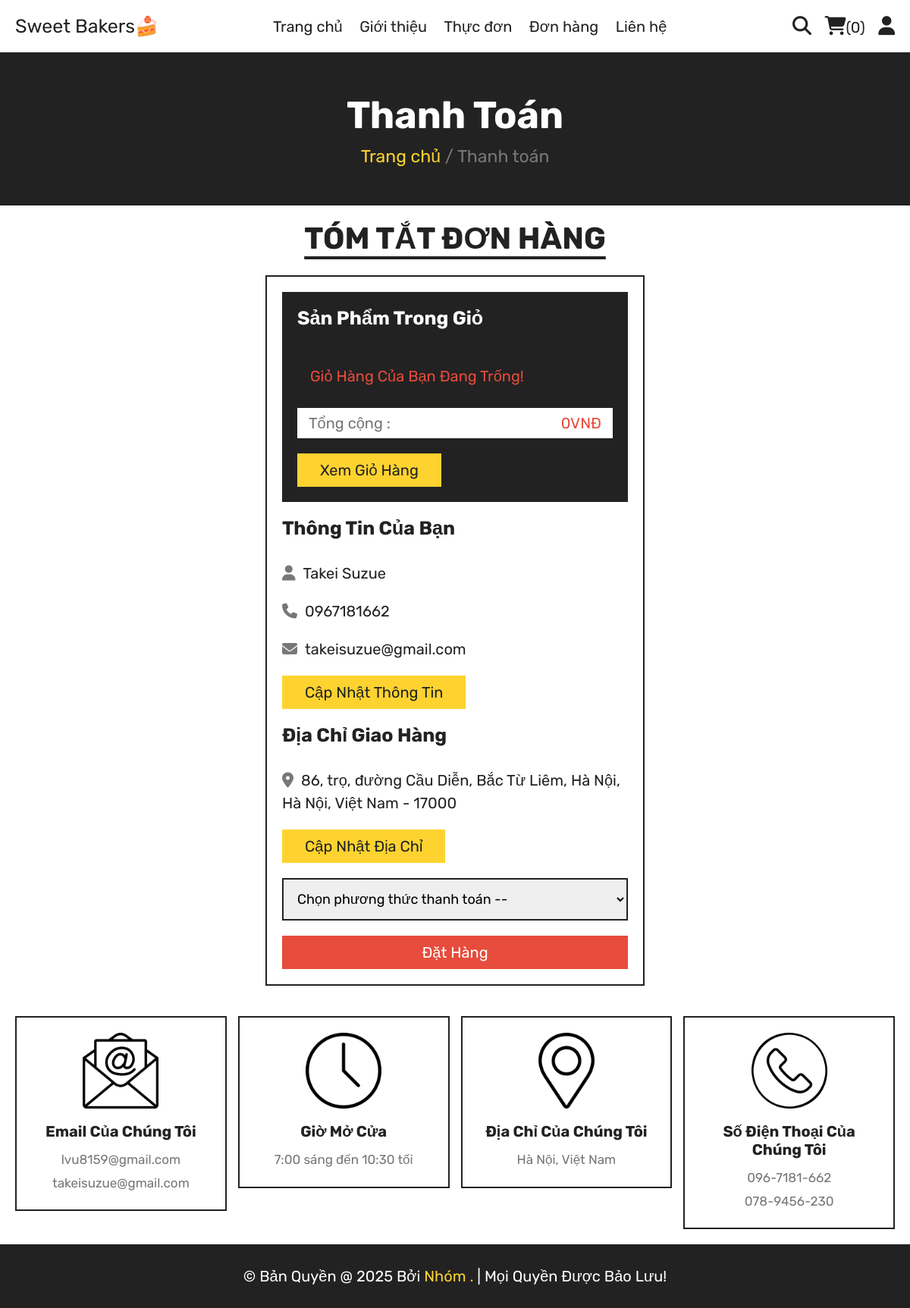
The page /checkout.php (signed in) on the database its author committed.
### tables this page shows
CREATE TABLE `users` (
  `id` int(100) NOT NULL,
  `name` varchar(20) NOT NULL,
  `email` varchar(50) NOT NULL,
  `number` varchar(10) NOT NULL,
  `password` varchar(50) NOT NULL,
  `address` varchar(500) NOT NULL
);

### checkout.php (the view, shortened to what this page needs)
<?php
include 'components/connect.php';
if(isset($_SESSION['user_id'])){
   $user_id = $_SESSION['user_id'];
}else{
   $user_id = '';
   header('location:home.php');
};
?>
<!DOCTYPE html>
<html lang="vi">
<head>
   <link rel="stylesheet" href="https://cdnjs.cloudflare.com/ajax/libs/font-awesome/6.1.1/css/all.min.css">
   <link rel="stylesheet" href="css/style.css">
</head>
<body>
<?php include 'components/user_header.php'; ?>
<div class="heading">
   <h3>Thanh toán</h3>
   <p><a href="home.php">Trang chủ</a> <span> / Thanh toán</span></p>
</div>
<section class="checkout">
   <h1 class="title">Tóm tắt đơn hàng</h1>
<form action="" method="post">
   <div class="cart-items">
      <h3>Sản phẩm trong giỏ</h3>
      <?php
         $grand_total = 0;
         $cart_items[] = '';
         $select_cart = $conn->prepare("SELECT * FROM `cart` WHERE user_id = ?");
         $select_cart->execute([$user_id]);
         if($select_cart->rowCount() > 0){
            while($fetch_cart = $select_cart->fetch()){
               $cart_items[] = $fetch_cart['name'].' ('.$fetch_cart['price'].' x '. $fetch_cart['quantity'].') - ';
               $total_products = implode($cart_items);
               $grand_total += ($fetch_cart['price'] * $fetch_cart['quantity']);
      ?>
      <p><span class="name"><?= $fetch_cart['name']; ?></span><span class="price"><?= $fetch_cart['price']; ?> x <?= $fetch_cart['quantity']; ?>VNĐ</span></p>
      <?php
            }
         }else{
            echo '<p class="empty">giỏ hàng của bạn đang trống!</p>';
         }
      ?>
      <p class="grand-total"><span class="name">Tổng cộng :</span><span class="price"><?= $grand_total; ?>VNĐ</span></p>
      <a href="cart.php" class="btn">Xem giỏ hàng</a>
   </div>
   <div class="user-info">
      <h3>Thông tin của bạn</h3>
      <p><i class="fas fa-user"></i><span><?= $fetch_profile['name'] ?></span></p>
      <p><i class="fas fa-phone"></i><span><?= $fetch_profile['number'] ?></span></p>
      <p><i class="fas fa-envelope"></i><span><?= $fetch_profile['email'] ?></span></p>
      <a href="update_profile.php" class="btn">Cập nhật thông tin</a>
      <h3>Địa chỉ giao hàng</h3>
      <p><i class="fas fa-map-marker-alt"></i><span><?php if($fetch_profile['address'] == ''){echo 'Vui lòng nhập địa chỉ giao hàng';}else{echo $fetch_profile['address'];} ?></span></p>
      <a href="update_address.php" class="btn">Cập nhật địa chỉ</a>
      <select name="method" class="box" required>
         <option value="" disabled selected>Chọn phương thức thanh toán --</option>
      </select>
      <input type="submit" value="Đặt hàng" class="btn <?php if($fetch_profile['address'] == ''){echo 'disabled';} ?>" style="width:100%; background:var(--red); color:var(--white);" name="submit">
   </div>
</form>
</section>
<?php include 'components/footer.php'; ?>
</body>
</html>

### css/style.css (style rules this page uses)
:root { --yellow:#fed330; --red:#e74c3c; --white:#fff; --black:#222; --light-color:#777; --border:.2rem solid var(--black); }
* { font-family: 'Rubik', sans-serif; margin:0; padding:0; box-sizing: border-box; outline: none; border: none; text-decoration: none; }
html { font-size: 62.5%; overflow-x: hidden; scroll-behavior: smooth; stop-opacity: 7rem; }
section { margin:0 auto; max-width: 1200px; padding:2rem; }
.title { text-align: center; margin-bottom: 2.5rem; font-size: 4rem; color:var(--black); text-transform: uppercase; text-decoration: underline; text-underline-offset: 1rem; }
.heading { display: flex; align-items: center; justify-content: center; gap:1rem; flex-flow: column; background-color: var(--black); min-height: 20rem; }
.heading h3 { font-size: 5rem; color:var(--white); text-transform: capitalize; }
.heading p { font-size: 2.3rem; color:var(--light-color); }
.heading p a { color:var(--yellow); }
.btn, .delete-btn { margin-top: 1rem; display: inline-block; font-size: 2rem; padding:1rem 3rem; cursor: pointer; text-transform: capitalize; transition: .2s linear; }
.btn { background-color: var(--yellow); color:var(--black); }
.empty { border:var(--border); padding:1.5rem; text-align: center; width: 100%; font-size: 2rem; text-transform: capitalize; color:var(--red); }
.checkout form { max-width: 50rem; margin:0 auto; border:var(--border); padding:2rem; }
.checkout form h3 { font-size: 2.5rem; text-transform: capitalize; padding: 2rem 0; color:var(--black); }
.checkout form .cart-items { background-color: var(--black); padding:2rem; padding-top: 0; }
.checkout form .cart-items h3 { color:var(--white); }
.checkout form .cart-items p { display: flex; align-items: center; gap:1.5rem; justify-content: space-between; margin:1rem 0; line-height: 1.5; font-size: 2rem; }
.checkout form .cart-items p .name { color:var(--light-color); }
.checkout form .cart-items p .price { color:var(--yellow); }
.checkout form .cart-items .grand-total { background-color: var(--white); padding:.5rem 1.5rem; }
.checkout form .cart-items .grand-total .price { color:var(--red); }
.checkout form .user-info p { font-size: 2rem; line-height: 1.5; padding:1rem 0; }
.checkout form .user-info p i { color:var(--light-color); margin-right: 1rem; }
.checkout form .user-info p span { color:var(--black); }
.checkout form .user-info .box { width: 100%; border:var(--border); padding:1.4rem; margin-top: 2rem; margin-bottom: 1rem; font-size: 1.8rem; }

### rows shown on the page
users: name "Takei Suzue", number "0967181662", email "takeisuzue@gmail.com", address "86, trọ, đường Cầu Diễn, Bắc Từ Liêm, Hà Nội, Hà Nội, Việt Nam - 17000", submit "Đặt hàng"

### other values the page prints
$total_cart_items "0"
$grand_total "0"
